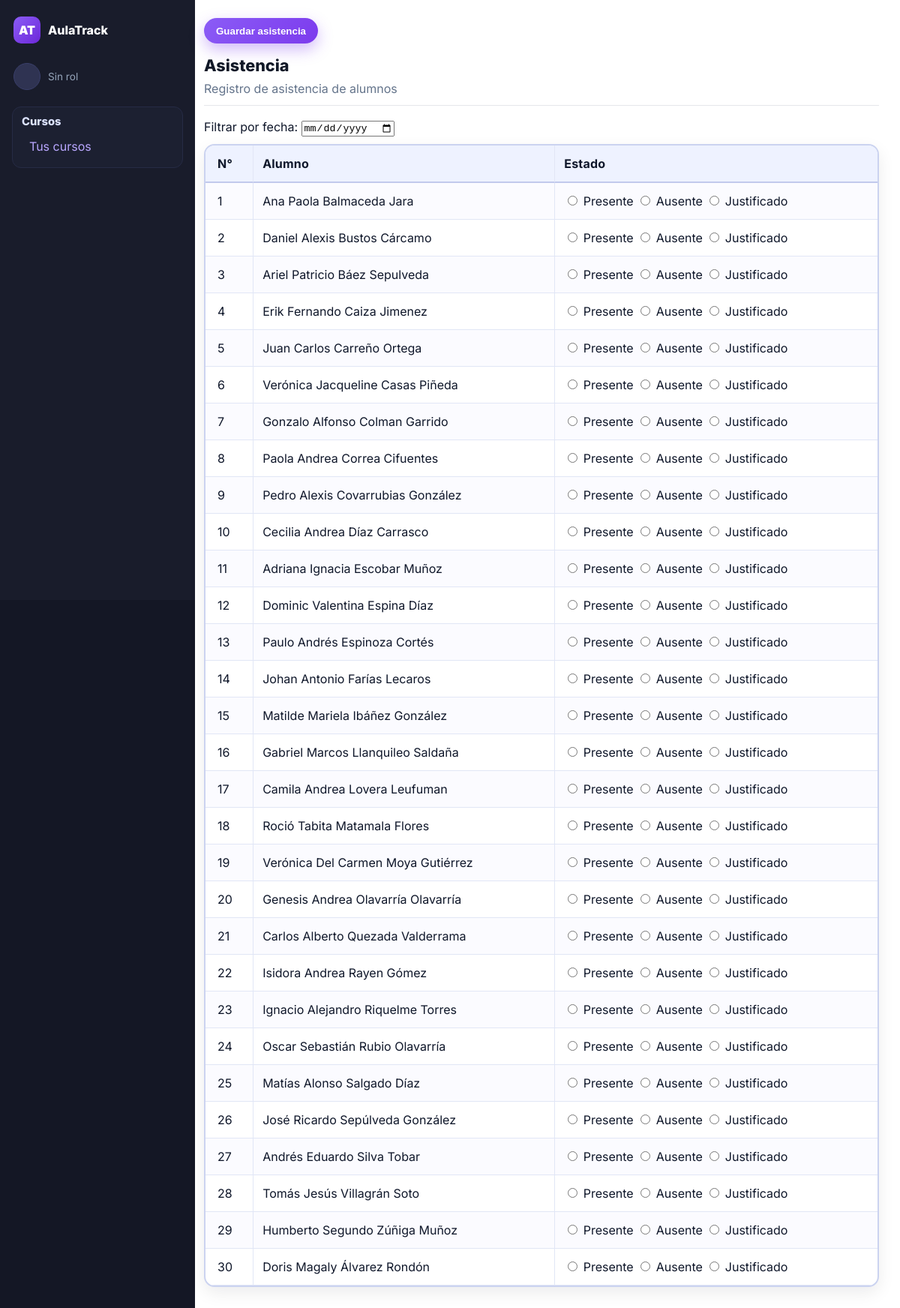
The app's page /asistencia/16/ with its own data.
### usuarios/models.py (models this page shows, shortened)
class Alumno(models.Model):
    rut = models.CharField(
        max_length=12,
        unique=True,
        validators=[rut_validator],
        help_text="Formato: 12.345.678-9 o 12345678-9"
    )
    nombres = models.CharField(max_length=100)
    apellidos = models.CharField(max_length=100)
    fecha_nacimiento = models.DateField()
    contacto_emergencia = models.CharField(
        max_length=15,
        validators=[telefono_validator],
        help_text="Formato: +569XXXXXXXX"
    )
    curso = models.ForeignKey("Curso", on_delete=models.SET_NULL, null=True, blank=True)
    class Meta:
        ordering = ['apellidos', 'nombres']

### usuarios/views.py (the view, shortened to what this page needs)
# urls.py: path('asistencia/<int:curso_id>/', views.asistencia, name='asistencia'),
def asistencia(request, curso_id):
    curso = get_object_or_404(Curso, id=curso_id)
    alumnos = Alumno.objects.filter(curso=curso).order_by('apellidos', 'nombres')
    fecha_filtrada = request.GET.get('fecha')
    if fecha_filtrada:
        asistencias = Asistencia.objects.filter(curso=curso, fecha=fecha_filtrada)
    else:
        asistencias = Asistencia.objects.filter(curso=curso, fecha=date.today())
    estados = {a.alumno.id: a.estado for a in asistencias}
    return render(request, 'asistencia.html', {
        'curso': curso,
        'alumnos': alumnos,
        'estados': estados,
        'today': date.today(),
    })

### usuarios/templatetags/dict_extras.py (called while the page is built)
@register.filter
def get_item(dictionary, key):
    if isinstance(dictionary, dict):
        return dictionary.get(key, '')
    return ''

### usuarios/templates/asistencia.html (shortened to what this page needs)
{% extends "base.html" %}
{% load static %}
{% load custom_tags %}
{% load static dict_extras %}
{% block extra_css %}
<link rel="stylesheet" href="{% static 'css/asistencia.css' %}">
{% endblock %}
{% block topbar %}
<button form="form-asistencia" class="topCta" type="submit">Guardar asistencia</button>
{% endblock %}
{% block content %}
<h2 class="sectionTitle">Asistencia</h2>
<p class="hint">Registro de asistencia de alumnos</p>
<div class="divider"></div>
<form method="POST" id="form-asistencia">
  <label for="fecha">Filtrar por fecha:</label>
  <input type="date" id="fecha" name="fecha" value="{{ request.GET.fecha|default:today }}">
  <table>
    <thead>
      <tr>
        <th>N°</th>
        <th>Alumno</th>
        <th>Estado</th>
      </tr>
    </thead>
    <tbody>
      {% for alumno in alumnos %}
      <tr>
        <td>{{ forloop.counter }}</td>
        <td>{{ alumno.nombres }} {{ alumno.apellidos }}</td>
        <td>
          <div>
  <label>
    <input type="radio" name="estado_{{ alumno.id }}" value="presente"
           {% if estados|get_item:alumno.id == "presente" %}checked{% endif %}>
    Presente
  </label>
  <label>
    <input type="radio" name="estado_{{ alumno.id }}" value="ausente"
           {% if estados|get_item:alumno.id == "ausente" %}checked{% endif %}>
    Ausente
  </label>
  <label>
    <input type="radio" name="estado_{{ alumno.id }}" value="justificado"
           {% if estados|get_item:alumno.id == "justificado" %}checked{% endif %}>
    Justificado
  </label>
</div>
        </td>
      </tr>
      {% empty %}
      <tr>
        <td colspan="3">No hay alumnos registrados</td>
      </tr>
      {% endfor %}
    </tbody>
  </table>
</form>
{% endblock %}

### usuarios/static/css/base.css (style rules this page uses)
:root { --brand-300:#c084fc; --brand-400:#b072ff; --brand-500:#a855f7; --brand-600:#8b5cf6; --brand-700:#7c3aed; --brand-800:#6d28d9; --bg-900:#141725; --bg-800:#191c2b; --bg-700:#1f2333; --panel:#23273a; --panel-2:#2b3050; --txt-100:#f3f4f6; --txt-200:#e5e7eb; --txt-400:#cbd5e1; --txt-600:#94a3b8; --success:#22c55e; --warning:#f59e0b; --danger:#ef4444; --ring: rgba(168,85,247,.45); --shadow: 0 10px 30px rgba(0,0,0,.35); --radius: 14px; }
* { box-sizing:border-box }
html,body { height:100% }
body { margin:0; font-family: Inter, system-ui, -apple-system, Segoe UI, Roboto, Helvetica, Arial, sans-serif; color:var(--txt-200); background: var(--bg-900); }
h1,h2,h3 { margin:0 0 .5rem;color:#fff }
p { margin:.25rem 0;color:var(--txt-400) }
.sectionTitle { font-size:1.35rem;font-weight:800;color:#fff }
.hint { color:var(--txt-600) }
.divider { height:1px;background:#2a2d45;margin:12px 0 18px }
.topCta,.cta,.btn { display:inline-flex;align-items:center;justify-content:center; gap:.5rem;padding:.6rem 1rem;border-radius:999px;border:0;cursor:pointer;font-weight:700; transition:transform .05s ease, box-shadow .2s ease, background .2s ease; }
.topCta,.btn-primary { color:#fff;background:linear-gradient(135deg,var(--brand-600),var(--brand-700)); box-shadow:0 8px 20px rgba(124,58,237,.35); }
table { width:100%;border-collapse:collapse;border-radius:12px;overflow:hidden;background:transparent }
thead th { background:linear-gradient(135deg, #2a2f4b, #252946); color:#fff;text-align:left;padding:.85rem;border-bottom:1px solid #32365a;font-weight:700 }
tbody td { padding:.8rem;border-bottom:1px solid #2a2e4a;color:var(--txt-200) }

### usuarios/static/css/asistencia.css (style rules this page uses)
.main h1, .main h2, .main h3 { color:#111827; }
.main .sectionTitle { color:#111827; }
.main .hint { color:#64748b; }
.main .divider { background:#e5e7eb; }
.main table { width:100%; border-collapse:separate; border-spacing:0; background:#ffffff; border:2px solid #cbd3f0; border-radius:14px; overflow:hidden; box-shadow:0 8px 22px rgba(2,6,23,.08); margin-top:10px; }
.main thead th { position:sticky; top:0; z-index:2; background:#eef2ff; color:#0f172a; text-align:left; padding:14px 12px; border-bottom:2px solid #c1c9ec; font-weight:700; letter-spacing:.2px; }
.main tbody td { padding:14px 12px; border-bottom:1.5px solid #e1e6f6; color:#0f172a; }
.main thead th + th, .main tbody td + td { border-left:1px solid #e1e6f6; }
.main tbody tr:nth-child(odd) { background:#fbfbff; }
.main tbody td:first-child, .main thead th:first-child { padding-left:16px; }
.main tbody td:last-child, .main thead th:last-child { padding-right:16px; }

### records on screen
Alumno: nombres "Ana Paola", apellidos "Balmaceda Jara", id "☐ Presente", id "☐ Ausente", id "☐ Justificado"
Alumno: nombres "Daniel Alexis", apellidos "Bustos Cárcamo", id "☐ Presente", id "☐ Ausente", id "☐ Justificado"
Alumno: nombres "Ariel Patricio", apellidos "Báez Sepulveda", id "☐ Presente", id "☐ Ausente", id "☐ Justificado"
Alumno: nombres "Erik Fernando", apellidos "Caiza Jimenez", id "☐ Presente", id "☐ Ausente", id "☐ Justificado"
Alumno: nombres "Juan Carlos", apellidos "Carreño Ortega", id "☐ Presente", id "☐ Ausente", id "☐ Justificado"
Alumno: nombres "Verónica Jacqueline", apellidos "Casas Piñeda", id "☐ Presente", id "☐ Ausente", id "☐ Justificado"
Alumno: nombres "Gonzalo Alfonso", apellidos "Colman Garrido", id "☐ Presente", id "☐ Ausente", id "☐ Justificado"
Alumno: nombres "Paola Andrea", apellidos "Correa Cifuentes", id "☐ Presente", id "☐ Ausente", id "☐ Justificado"
Alumno: nombres "Pedro Alexis", apellidos "Covarrubias González", id "☐ Presente", id "☐ Ausente", id "☐ Justificado"
Alumno: nombres "Cecilia Andrea", apellidos "Díaz Carrasco", id "☐ Presente", id "☐ Ausente", id "☐ Justificado"
Alumno: nombres "Adriana Ignacia", apellidos "Escobar Muñoz", id "☐ Presente", id "☐ Ausente", id "☐ Justificado"
Alumno: nombres "Dominic Valentina", apellidos "Espina Díaz", id "☐ Presente", id "☐ Ausente", id "☐ Justificado"
Alumno: nombres "Paulo Andrés", apellidos "Espinoza Cortés", id "☐ Presente", id "☐ Ausente", id "☐ Justificado"
Alumno: nombres "Johan Antonio", apellidos "Farías Lecaros", id "☐ Presente", id "☐ Ausente", id "☐ Justificado"
Alumno: nombres "Matilde Mariela", apellidos "Ibáñez González", id "☐ Presente", id "☐ Ausente", id "☐ Justificado"
Alumno: nombres "Gabriel Marcos", apellidos "Llanquileo Saldaña", id "☐ Presente", id "☐ Ausente", id "☐ Justificado"
Alumno: nombres "Camila Andrea", apellidos "Lovera Leufuman", id "☐ Presente", id "☐ Ausente", id "☐ Justificado"
Alumno: nombres "Roció Tabita", apellidos "Matamala Flores", id "☐ Presente", id "☐ Ausente", id "☐ Justificado"
Alumno: nombres "Verónica Del Carmen", apellidos "Moya Gutiérrez", id "☐ Presente", id "☐ Ausente", id "☐ Justificado"
Alumno: nombres "Genesis Andrea", apellidos "Olavarría Olavarría", id "☐ Presente", id "☐ Ausente", id "☐ Justificado"
Alumno: nombres "Carlos Alberto", apellidos "Quezada Valderrama", id "☐ Presente", id "☐ Ausente", id "☐ Justificado"
Alumno: nombres "Isidora Andrea", apellidos "Rayen Gómez", id "☐ Presente", id "☐ Ausente", id "☐ Justificado"
Alumno: nombres "Ignacio Alejandro", apellidos "Riquelme Torres", id "☐ Presente", id "☐ Ausente", id "☐ Justificado"
Alumno: nombres "Oscar Sebastián", apellidos "Rubio Olavarría", id "☐ Presente", id "☐ Ausente", id "☐ Justificado"
Alumno: nombres "Matías Alonso", apellidos "Salgado Díaz", id "☐ Presente", id "☐ Ausente", id "☐ Justificado"
Alumno: nombres "José Ricardo", apellidos "Sepúlveda González", id "☐ Presente", id "☐ Ausente", id "☐ Justificado"
Alumno: nombres "Andrés Eduardo", apellidos "Silva Tobar", id "☐ Presente", id "☐ Ausente", id "☐ Justificado"
Alumno: nombres "Tomás Jesús", apellidos "Villagrán Soto", id "☐ Presente", id "☐ Ausente", id "☐ Justificado"
Alumno: nombres "Humberto Segundo", apellidos "Zúñiga Muñoz", id "☐ Presente", id "☐ Ausente", id "☐ Justificado"
Alumno: nombres "Doris Magaly", apellidos "Álvarez Rondón", id "☐ Presente", id "☐ Ausente", id "☐ Justificado"

### other values on screen
{{ user.perfil.role|title|default:"Sin rol" }} "Sin rol"
